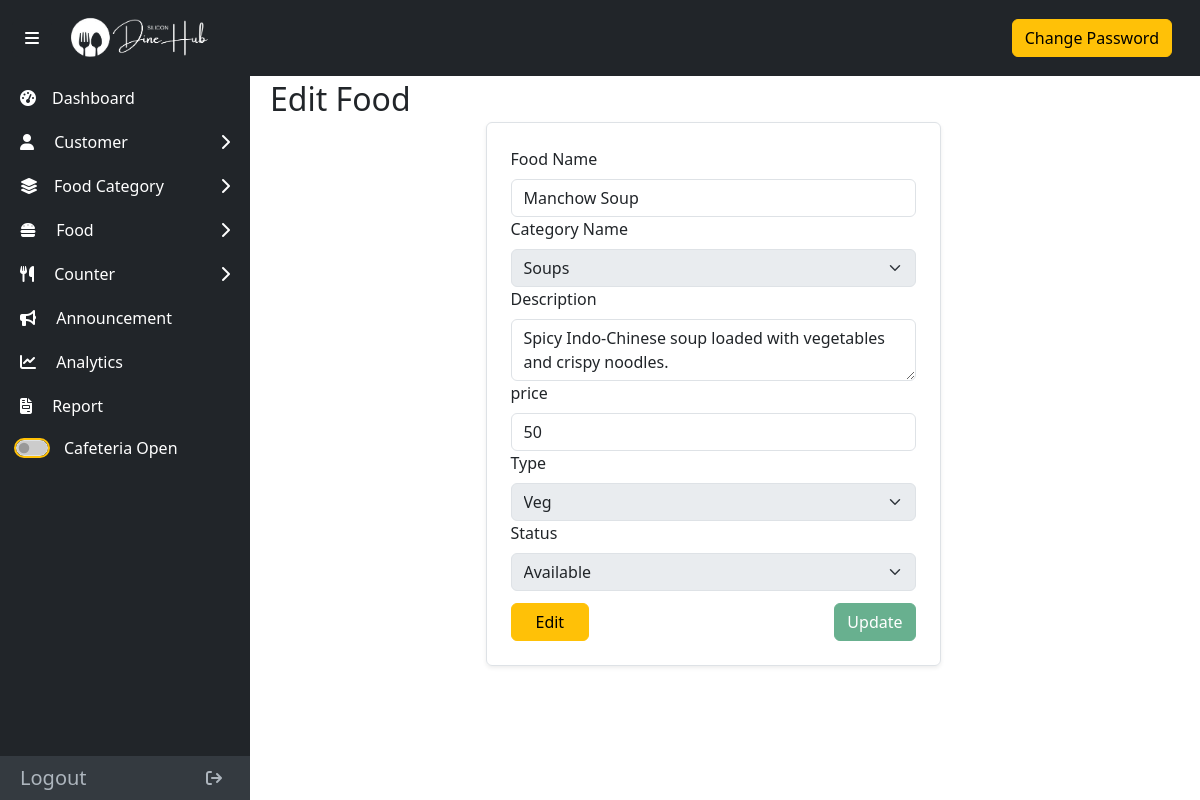
/admin/editFood.php?foodID=1 (signed in), run on the app's committed database.
### tables this page shows
CREATE TABLE `food` (
  `foodID` int(11) NOT NULL,
  `foodCategoryID` int(11) DEFAULT NULL,
  `name` varchar(255) NOT NULL,
  `image` varchar(255) NOT NULL,
  `description` varchar(255) NOT NULL,
  `price` double(10,2) NOT NULL,
  `type` varchar(255) NOT NULL,
  `isAvailable` varchar(5) NOT NULL
);

CREATE TABLE `food_category` (
  `foodCategoryID` int(11) NOT NULL,
  `category` varchar(255) NOT NULL
);

### dbFunctions/fooddb.php (called while the page is built, shortened)
<?php
function getFoodById($id) {
    $conn = dbConnection();
    $stmt = $conn->prepare("
    SELECT f.*, c.category
    FROM food f LEFT JOIN food_category c ON f.foodCategoryID = c.foodCategoryID
    WHERE f.foodID = ?
");
    $stmt->bind_param("i",$id);
    if(!$stmt->execute()){
        die(json_encode(['error'=>"SQL Execution Failed".$stmt->error]));
    }
    $result = $stmt->get_result();
    $food = $result->fetch_assoc();
    return  $food;
}
?>

### dbFunctions/categorydb.php (called while the page is built, shortened)
<?php
function getAllCategory(){
    $conn = dbConnection();
    $stmt = $conn->prepare("SELECT *  FROM food_category");
    if(!$stmt->execute()){
        die(json_encode(['error'=>"SQL Execution Failed".$stmt->error]));
    }
    $result = $stmt->get_result();
    $categories = $result->fetch_all(MYSQLI_ASSOC);
    return [
        "categories" => $categories,
    ];
}
?>

### admin/editFood.php (the view, shortened to what this page needs)
<?php
    require_once "../dbFunctions/fooddb.php";
    require_once "../dbFunctions/categorydb.php";
    $food = getFoodByID($foodID);
        ?>
    <?php
    $categories = getAllCategory();
?>
    <?php include_once "adminNavbar.php";?>
<div class="content w-100">
    <div class="row">
        <h2 class="mb-1">Edit Food</h2>
            <div class="row justify-content-center">
                <div class="col-md-6 border p-4 shadow-sm rounded">
                    <form action="" method="post" id="updateFood" enctype="multipart/form-data">
                        <div class="row mb-1">
                            <div>
                                <label for="foodName" class="form-label">Food Name</label>
                                <input type="text" class="form-control" id="foodName" value="<?php echo $food['name']?>" readonly>
                            </div>
                            <div>
                                <label for="categoryName" class="form-label">Category Name</label>
                                <select class="form-select" id="categoryName" name="categoryID" required disabled>
                                    <?php foreach ($categories['categories'] as $row) { ?>
                                        <option value="<?php echo $row['foodCategoryID']; ?>"
                                            <?php echo ((int)$row['foodCategoryID'] == (int)$food['foodCategoryID']) ? 'selected' : ''; ?>>
                                            <?php echo $row['category']; ?>
                                        </option>
                                    <?php } ?>
                                </select>
                            </div>
                            <div>
                                <label for="foodDescription" class="form-label">Description</label>
                                <textarea id="foodDescription" value="Add description about food" class="form-control" readonly><?php echo $food['description'];?></textarea>
                            </div>
                            <div>
                                <label for="foodPrice" class="form-label">price</label>
                                <input type="text" class="form-control" id="foodPrice" value="<?php echo $food['price']; ?>"/>
                            </div>
                            <div>
                                <label for="foodType" class="form-label">Type</label>
                                <select class="form-select" id="foodType" disabled>
                                    <option value="VEG" <?php echo $food['type'] === "VEG" ? "selected" : "" ?>>Veg</option>
                                </select>
                            </div>
                            <div>
                                <label for="foodStatus" class="form-label">Status</label>
                                <select class="form-select" id="foodStatus" disabled>
                                    <option value="1" <?php echo $food['isAvailable'] === "1" ? "selected" : "" ?>>Available</option>
                                </select>
                            </div>
                        </div>
                        <div class="row">
                            <div class="col-12 mt-2 d-flex justify-content-between">
                                <button class="btn btn-warning text-start px-4" id="editFoodBtn">Edit</button>
                                <input type="submit" value="Update" id="updateFoodBtn" class="btn btn-submit btn-success" disabled>
                            </div>
                        </div>
                    </form>
                </div>
            </div>
    </div>
</div>
<?php include_once "adminFooter.php";?>

### assets/css/AdminCss/style.css (style rules this page uses)
* { padding: 0; margin: 0; box-sizing: border-box; }
body { display: flex; height: 100vh; overflow: hidden; }
.content { margin-left: 250px; margin-top: 60px; padding: 20px; transition: margin-left 0.3s; }

### data on the page
food: name "Manchow Soup", categoryID "Soups", description "Spicy Indo-Chinese soup loaded with vegetables and crispy noodles.", price "50", type "Veg", isAvailable "Available"
